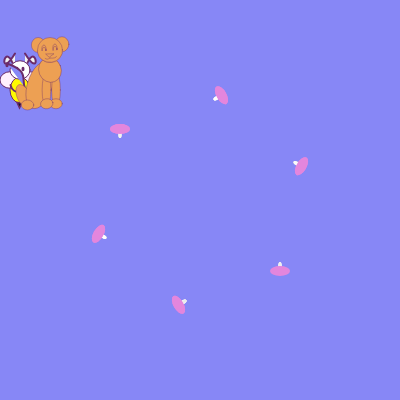
Frame 1 (no input)
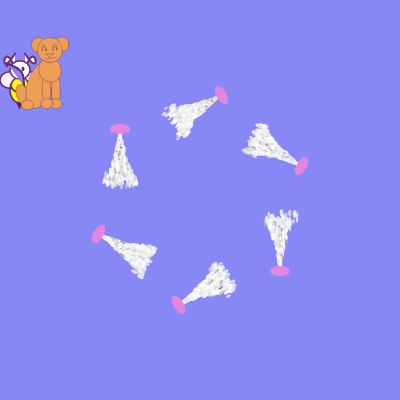
Frame 60 (no input)
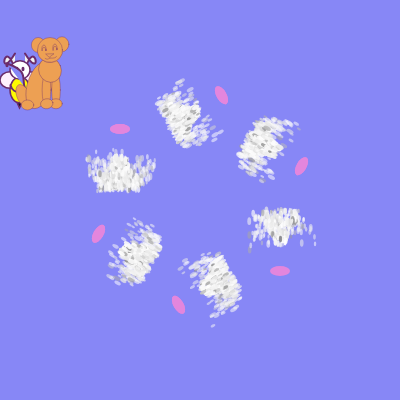
Frame 120 (the mouse pressed at the canvas centre since frame 60)

The p5.js sketch that drew these frames (run headless with seeded random() and noise() and a simulated clock; from frame 60 on, the mouse is pressed at the canvas centre):

// p5.js sketch
// ── sketch.js
let gravity;
let fountains = [];
let bees = [];
let simba ;
function preload() {
    frontPage = 0;
    gravity = createVector(0, 0.02);
    simba = new simba_Obj(200, 200);
}

function setup() {
  createCanvas(400,400);

}

function set_Fountains() {
    push();
    translate(200, 200);
    for (let i=0; i<=10; i++) {
        rotate(PI/3);
        fountains.push(new fountain_Obj(80, 80));
        fountains[i].execute();
    }
    pop();
}

function draw() {
    background(135,135,246);
    angleMode(RADIANS);
    set_Fountains();
    bees.push(new bee_Obj(20, 70));
    bees[0].draw();
    simba.draw();

}


// ── bee.js
function bee_Obj(x, y) {
    this.x=x;
    this.y=y;
    this.direction = 1;
    this.speed = 1;

    this.draw = function () {
        stroke(107, 44, 107);
        if (this.cColor === 0) {
            fill(255, 0, 0);
        } else if (this.cColor === 1) {
            fill(255, 255, 0);
            this.timer--;
            if (this.timer <= 80) {
                this.cColor = 2;
            }
        } else {
            fill(242, 242, 242);
            this.timer--;
            if (this.timer <= 0) {
                this.cColor = 0;
            }
        }

        push();
        strokeWeight(2);
        translate(this.x, this.y);
        stroke(107, 44, 107);
        bezier(-5, 0, -15, -35, -23, 13, -5, -16.5);
        bezier(5, 0, 15, -35, 23, 13, 5, -16.5);
        pop();

        fill(255, 240, 253);
        ellipse(this.x + 10, this.y + 10, 20, 16.5);
        ellipse(this.x - 10, this.y + 10, 20, 16.5);
        fill(255, 251, 0);
        ellipse(this.x, this.y + 20, 20, 26);//body
        fill(255, 255, 255);
        ellipse(this.x, this.y, 20, 18.5);//head

        push();
        translate(this.x - 9.5, this.y + 15);
        strokeWeight(2);
        fill(255, 251, 0);
        bezier(0, 0, 2.5, 10.5, 17, 9, 19, 0);//body line
        pop();

        strokeWeight(1.5);
        fill(26, 25, 25);
        ellipse(this.x - 3, this.y - 1, 1.5, 3); //left eye
        ellipse(this.x + 3, this.y - 1, 1.5, 3); //right eye
        push();
        translate(this.x + 2, this.y + 8);
        triangle(0, 25, -5, 24.5, -2.5, 30); //tail needle
        pop();
        fill(255, 255, 255);
    }
}
// ── fountainObj.js
function fountain_Obj (x, y) {
    this.x =x;
    this.y =y ;
    this.particles = [];

    this.execute = function () {
        if (this.particles.length < 300) {
            this.particles.push(new particle_Obj(this.x, this.y));
            this.particles.push(new particle_Obj(this.x, this.y));
            this.particles.push(new particle_Obj(this.x, this.y));
        }
        for (var i = 0; i < this.particles.length; i++) {
            if ((this.particles[i].timeLeft > 0) &&
                (this.particles[i].position.y < this.y)) {
                this.particles[i].draw();
                this.particles[i].move();
            } else {
                this.particles.splice(i, 1);
            }
        }
        fill(227, 134, 221);
        ellipse(this.x, this.y - 9, 20, 10);
    }
}

// ── monteCarloObj.js
function monteCarlo_Obj() {
    var v1 = random(20, 255);
    var v2 = random(120, 255);
    while (v2 > v1) {
        v1 = random(220, 255);
        v2 = random(220, 255);
    }
    return (v1);
}
// ── particleObj.js
function particle_Obj (x,y) {
    this.position = createVector(x, y);
    this.velocity = createVector(random(-0.3, 0.3), random(-1.3, -1.5));
    this.size = random(2, 4);
    this.position.y -= (18 - this.size);
    this.c1 = monteCarlo_Obj();
    this.timeLeft = 255;

    this.move = function() {
        this.velocity.add(gravity);
        this.position.add(this.velocity);
        this.timeLeft--;
    }

    this.draw = function () {
        noStroke();
        fill(this.c1, this.c1, this.c1, this.timeLeft);
        ellipse(this.position.x, this.position.y, this.size, this.size*2);
    }
}
// ── simba.js
function simba_Obj (x, y) {
    this.position = createVector (x, y);

    this.draw = function () {

        scale(0.25);
        push();
        stroke(107, 44, 107);
        strokeWeight(8);
        fill(135,135,246);
        translate(this.position.x-320, this.position.y-150); // tail
        bezier(260, 355, 166, 274, 269, 250, 149, 204);
        ellipse(148, 210, 5,10);
        pop();

        fill(237, 160, 83);
        push();
        translate(this.position.x-213, this.position.y-20);// back right leg
        bezier(141, 253, 57, 254, 59, 102, 125, 180);
        pop();

        push(); // body -- lower half
        translate(this.position.x-40, this.position.y+140);
        rotate(PI/10);
        ellipse(0, 0, 100, 196);
        pop();

        ellipse(this.position.x-90,this.position.y+220, 50, 40); // back right paw

        ellipse(this.position.x+24, this.position.y+160, 35, 140);  // front left legs
        push(); // front left paw
        translate(this.position.x+24, this.position.y+215);
        ellipse(0,0, 50, 40);
        pop();

        ellipse(this.position.x-14, this.position.y+160, 35, 140);  // front right legs
        push();
        translate(this.position.x-13, this.position.y+215); // front right paw
        rotate(-PI/18);
        ellipse(0,0, 50, 40);
        pop();

        push(); // body -- upper half
        translate(this.position.x, this.position.y+80)
        rotate(-PI/8)
        ellipse(0, 0, 90, 100);
        pop();

        ellipse(this.position.x-47, this.position.y-20, 55, 60); // simba's left ear
        ellipse(this.position.x+48, this.position.y-23, 55, 60);// simba's right ear
        ellipse(this.position.x, this.position.y, 100, 100); // simba's head

        fill(237, 160, 83);
        ellipse(this.position.x-24, this.position.y, 18, 40); // simba's left outer eye
        ellipse(this.position.x+20, this.position.y-4, 18, 40);// simba's right outer eye

        ellipse(this.position.x-24, this.position.y, 13, 23); // simba's left inner eye
        ellipse(this.position.x+20, this.position.y-4, 13, 23);// simba's right inner eye

        arc(this.position.x, this.position.y+4.2, 100, 90, -0.12, PI, open); // try to hide the lower half of the eyes

        triangle(this.position.x-16, this.position.y+16, this.position.x+16, this.position.y+15, this.position.x-2, this.position.y+28); // simba's mouse

        // bezier(105, 224, 101, 237, 85, 240, 70, 238);
        bezier(this.position.x+25, this.position.y+26, this.position.x+24, this.position.y+31,
            this.position.x+15, this.position.y+34, this.position.x, this.position.y +32); // right whisker
        bezier(this.position.x, this.position.y+32, this.position.x-10, this.position.y+38,
            this.position.x-11, this.position.y+38, this.position.x-19, this.position.y+34); // left whisker



    }
}
